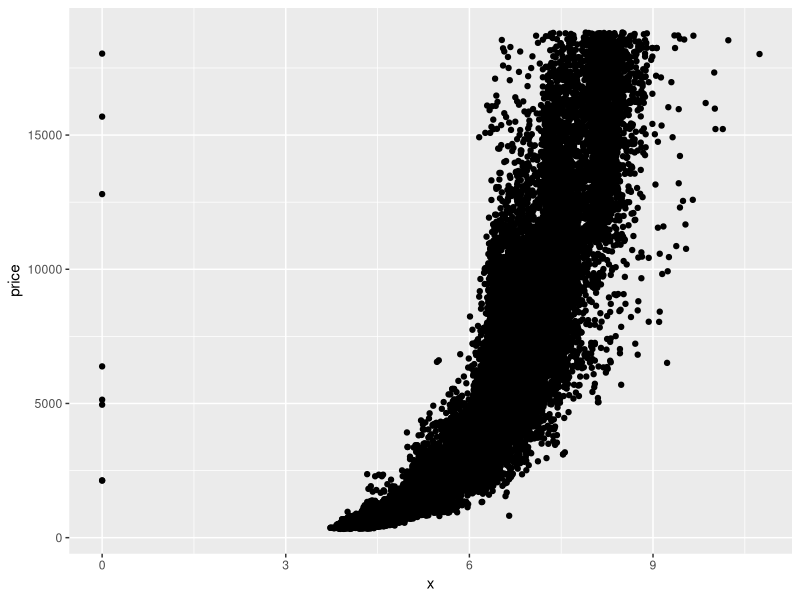
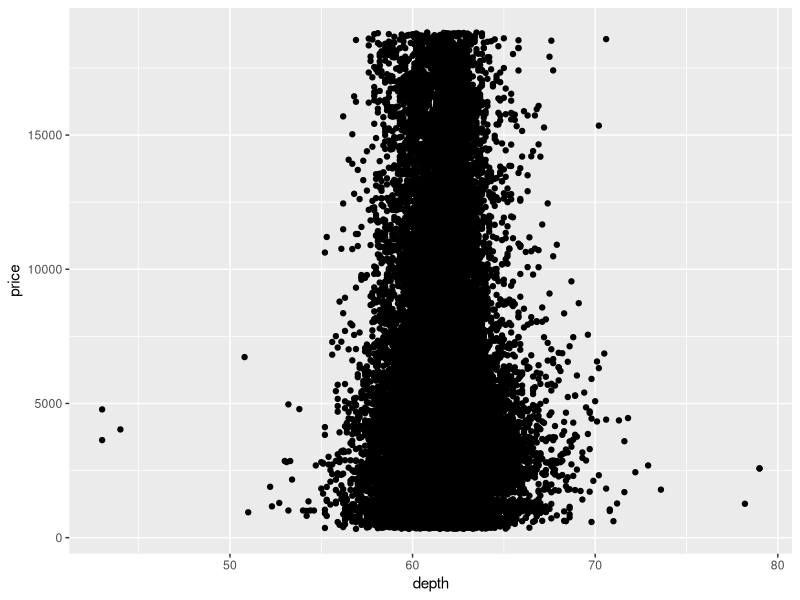
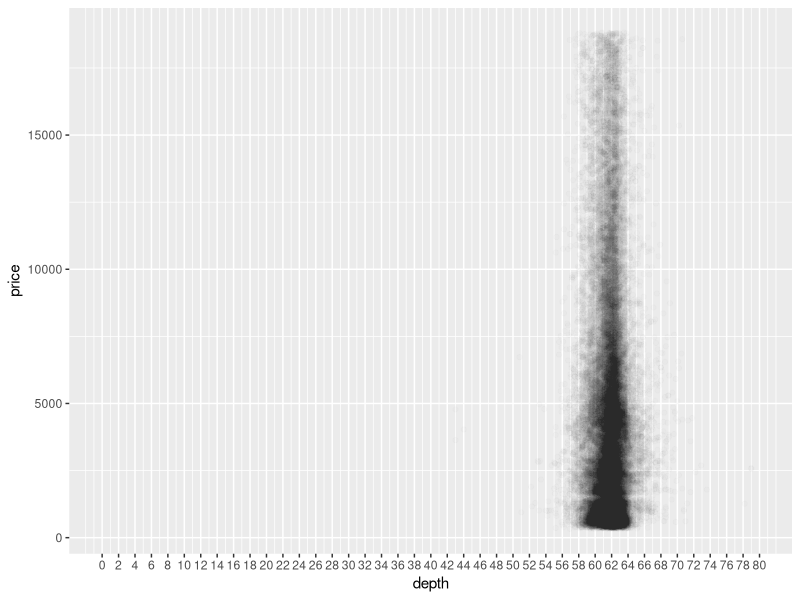
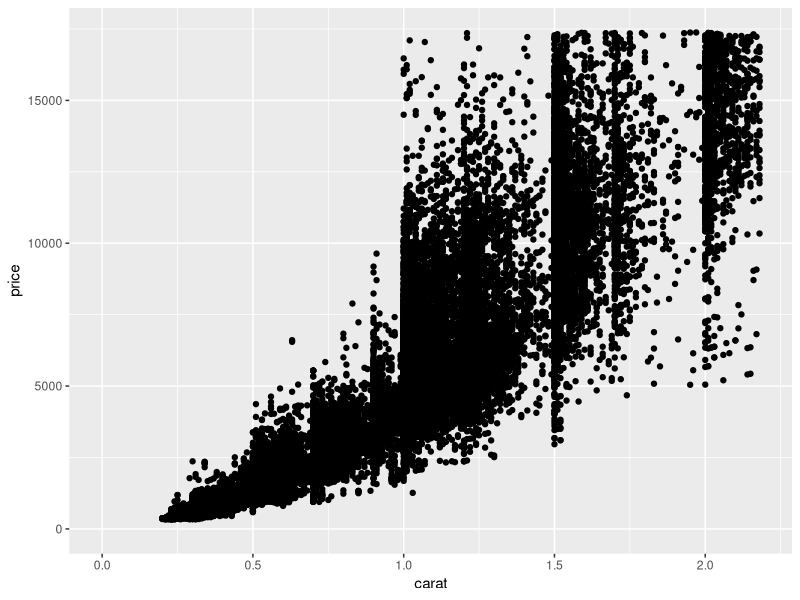
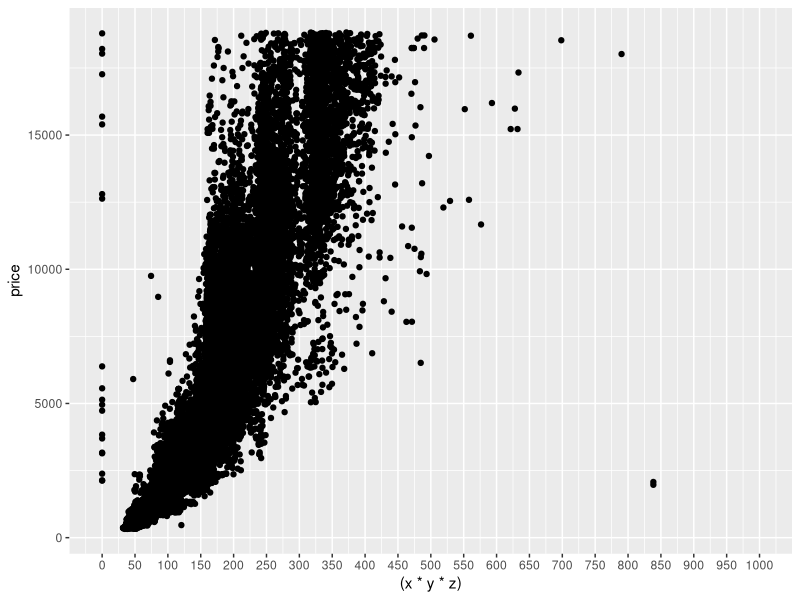
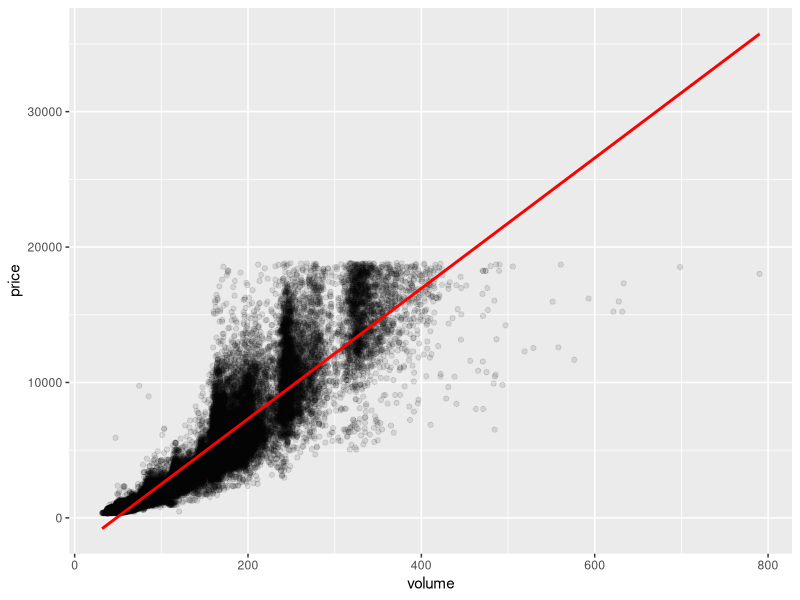
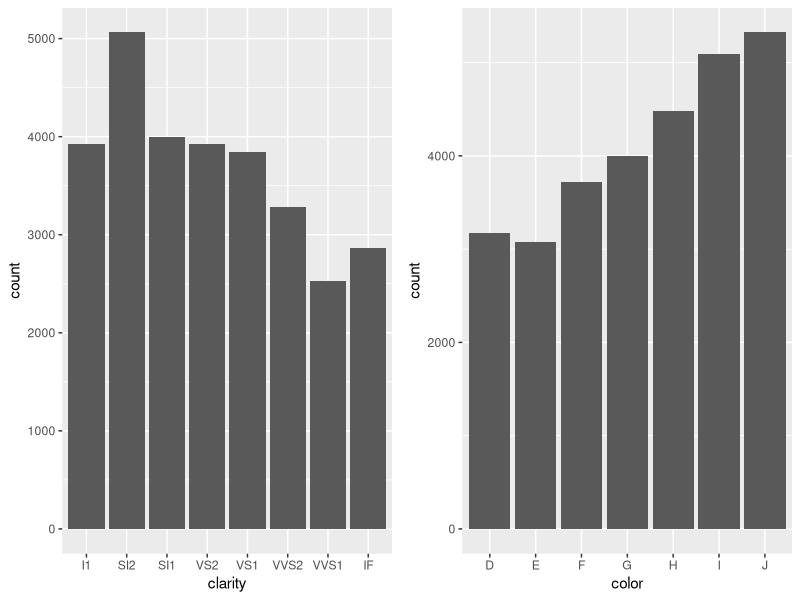

The R source for these figures, in order:
#load ggplot2, dplyr packages and diamonds dataset
library(ggplot2)
library(dplyr)
data("diamonds")

#create scatterplot of price vs. x
#as x increases, price quickly increases
ggplot(aes(x = x, y = price), data = diamonds) +
  geom_point()

#find the correlation between price and x, y, and z respectively
cor.test(diamonds$x, diamonds$price, method = "pearson" )
cor.test(diamonds$y, diamonds$price, method = "pearson" )
cor.test(diamonds$z, diamonds$price, method = "pearson" )

#create a scatterplot of price vs. depth
ggplot(aes(x = depth, y = price), data = diamonds) +
  geom_point()

#adjust price vs. depth scatterplot to make points
#more transparent and mark x-axis every 2 units
ggplot(data = diamonds, aes(x = depth, y = price)) + 
  geom_point(alpha = 0.01) + 
  scale_x_continuous(limits = c(0, 80), breaks = seq(0, 80, 2))

#find correlation of depth vs. price
#the correlation coefficient is -.01, 
#which reflects a poor correlation
cor.test(diamonds$depth, diamonds$price, method = "pearson" )

#create scatterplot of price vs. depth, omiting top 1% of values 
ggplot(aes(x = carat, y = price), data = diamonds) +
  geom_point() +
  xlim(0, quantile(diamonds$carat, 0.99))+
  ylim(0, quantile(diamonds$price, 0.99))

#create new variable in dataset, volume
diamonds$volume <- diamonds$x * diamonds$y * diamonds$z
#create scatterplot of price vs. volume
#as volume increases, price increases exponentially
ggplot(aes(x=(x*y*z), y=price), data = diamonds) + 
  geom_point() + 
  scale_x_continuous(limits = c(0, 1000), breaks = seq(0, 1000, 50))

#find correlation of price and volume, excluding diamonds 
#with volume of 0 or greater than or equal to 800
with(subset(diamonds, volume > 0 & volume < 800), cor.test(volume, price))

#based on the above subset, create a scatterplot of 
#volume vs. price, making points more transparent and 
#applying a linear model (which is not the best model,
#since an exponential model appears more appropriate)
ggplot(aes(x= volume, y=price), 
       data= subset(diamonds, volume > 0 & volume < 800)) + 
  geom_point(alpha = 1/10) + 
  geom_smooth(method = 'lm', color = 'red')

#create a new data frame containing information
#on diamonds by clarity
clarity_groups <- group_by(diamonds, clarity)
diamondsByClarity <- summarise(clarity_groups, 
                               mean_price = mean(price), 
                               median_price = median(as.numeric(price)), 
                               min_price = min(price),
                               max_price = max(price),
                               n = n())

#create summary data frames with 
#mean price by clarity and color
diamonds_by_clarity <- group_by(diamonds, clarity)
diamonds_mp_by_clarity <- summarise(diamonds_by_clarity, mean_price = mean(price))

diamonds_by_color <- group_by(diamonds, color)
diamonds_mp_by_color <- summarise(diamonds_by_color, mean_price = mean(price))


#load gridExtra, create bar charts of mean price by clarity & color,
#save them to their own variables to be able to arrange side by side
#using grid.arrange
library(gridExtra)
p1 <- ggplot(data = diamonds_mp_by_clarity, aes(clarity)) +
  geom_bar(aes(weight = mean_price))
p2 <- ggplot(data = diamonds_mp_by_color, aes(color)) +
  geom_bar(aes(weight = mean_price))
grid.arrange(p1, p2, ncol=2)